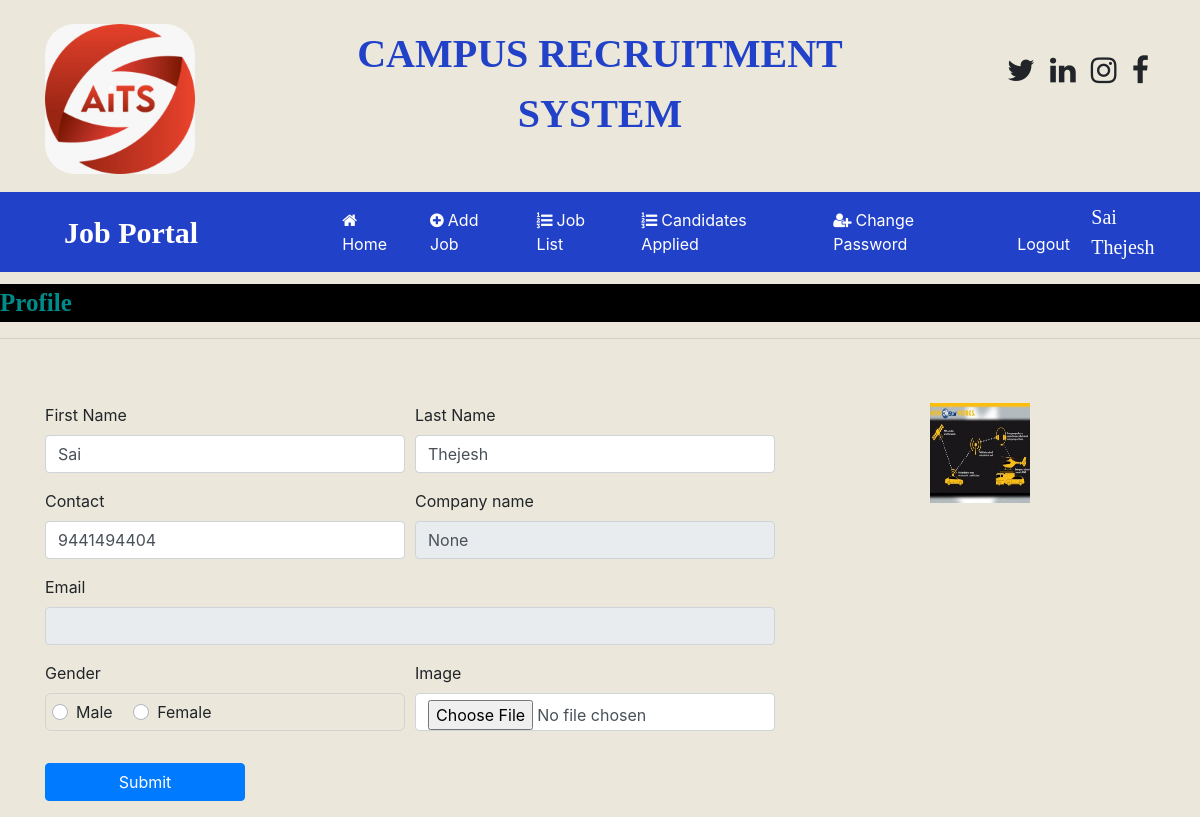
/recruiter_home/ (signed in), run on the app's committed database.
### OnlinejobportalApp/models.py (models this page shows, shortened)
class Recruiter(models.Model):
	user =models.ForeignKey(User,on_delete=models.CASCADE)
	mobile = models.CharField(max_length=10,null=True)
	image= models.FileField(null=True)
	gender=models.CharField(max_length=10,null=True)
	company = models.CharField(max_length=100,null=True)
	type = models.CharField(max_length=10,null=True)
	status = models.CharField(max_length=20,null=True)

### OnlinejobportalApp/views.py (the view, shortened to what this page needs)
# urls.py: path('recruiter_home/',views.recruiter_home,name='recruiter_home'),
def recruiter_home(request):
    if not request.user.is_authenticated:
        return redirect('recruiter_login')
    user = request.user
    recruiter = Recruiter.objects.get(user=user)
    error=""
    d={'recruiter':recruiter,'error':error}
    return render(request,'html/recruiter_home.html',d)

### OnlinejobportalApp/templates/html/recruiter_home.html (shortened to what this page needs)
{% load static %}
{% block body %}
{% include 'html/recruiter_navigation.html' %}
<marquee style="font-family: 'Algerian'; font-size: 25px; color: darkcyan; background-color: black;font-weight: bold;margin-top: 1%">
	Profile
</marquee>
<hr>
<div class="container">
	<div class="row">
		<div class="col-sm-8">
<form class="mt-5" onsubmit="return checkpass()" name="signup" method="POST" enctype="multipart/form-data">
	<div class="form-row">
		<div class="form-group col-md-6">
			<label>First Name</label>
			<input type="text" class=" form-control" name="fname" value="{{recruiter.user.first_name}}" required>
		</div>
		<div class="form-group col-md-6">
			<label>Last Name</label>
			<input type="text" class=" form-control" name="lname" value="{{recruiter.user.last_name}}"required>
		</div>
	</div>
	<div class="form-row">
		<div class="form-group col-md-6">
			<label>Contact</label>
			<input type="text" class=" form-control" name="contact" value="{{recruiter.mobile}}">
		</div>
		<div class="form-group col-md-6">
			<label>Company name</label>
			<input type="text" class=" form-control" name="company" value="{{recruiter.company}}" readonly required>
		</div>
	</div>
	<div class="form-row">
		<div class="form-group col-md-12">
			<label>Email</label>
			<input type="text" class=" form-control" name="email"
			value="{{recruiter.user.user}}" readonly required>
		</div>
	</div>
	<div class="form-row">
		<div class="form-group col-md-6">
			<label>Gender</label>
			{% if recruiter.gender == "Male" %}
			<div style="border:1px solid lightgrey ; padding: 6px;border-radius: 6px">
			<div class="custom-control custom-radio custom-control-inline">
				<label class="custom-control-label" for="customRadioInline1" checked>Male</label>
			</div>
			<div class="custom-control custom-radio custom-control-inline">
				<label class="custom-control-label" for="customRadioInline2">Female</label>
			</div>
		</div>
		{% endif %}
	</div>
		<div class="form-group col-md-6">
			<label>Image</label>
			<input type="file" class=" form-control" name="image">
		</div>
	</div>
	<input type="submit" value="Submit" class="btn btn-primary my-3" style="width: 200px">
</form>
</div>
<div class="col-md-4 mt-5 text-center">
	<img src="{{recruiter.image.url}}" width="100px" height="100px">
</div>
	</div>
</div>
{% endblock %}

### OnlinejobportalApp/templates/html/recruiter_navigation.html (shortened to what this page needs)
<!DOCTYPE html>
<html>
<head>
	{% load static %}
  <link rel="stylesheet" href="https://maxcdn.bootstrapcdn.com/bootstrap/4.5.2/css/bootstrap.min.css">
  <link rel="stylesheet" href="https://cdnjs.cloudflare.com/ajax/libs/font-awesome/4.7.0/css/font-awesome.min.css">
<link rel="stylesheet" href="https://cdnjs.cloudflare.com/ajax/libs/font-awesome/4.7.0/css/font-awesome.min.css">
<link rel ="stylesheet" href="https://cdn.datatables.net/1.10.24/css/jquery.dataTables.min.css">
<link rel ="stylesheet" href= "https://cdn.datatables.net/buttons/1.7.0/css/buttons.dataTables.min.css">
</head>
<body>
	<div class="container">
		<div class="row">
			<div class="col-sm-3 mt-4">
				<img class="logoimage"src="{% static 'images/aitslogo.jpeg' %}" style="width:150px; height:100px text-align=center ; border-radius: 30px; ">
			</div>
			<div class="col-sm-6 mt-4 text-center">
				<span style="font-weight: bold ;text-align:center; font-size: 40px; font-family: times">
					<span class="heading">CAMPUS RECRUITMENT SYSTEM</span>
				</span>
			</div>
			<div class="col-sm-3 mt-5" style="padding-left: 10%">
				<span style="font-weight: bold; font-size: 30px">
					<span><i class="fa fa-twitter pl-2"></i></span>
					<span><i class="fa fa-linkedin pl-2"></i></span>
					<span><i class="fa fa-instagram pl-2"></i></span>
					<span><i class="fa fa-facebook pl-2"></i></span>
				</span>
			</div>
		</div>
	</div>
<nav class="navbar navbar-expand-sm" style="background-color: #2241c9">
	<a class="navbar-brand text-white pl-5 font-weight-bold" style="font-family: 'Algerian'; font-size: 30px ">Job Portal</a>
	<ul class="navbar-nav">
		<li class="nav-item">
			<a class="nav-link" href=" {%url 'recruiter_home'%}" style="margin-left: 120px"><i class="fa fa-home mr-1"></i>Home</a>
		</li>
			<li class="nav-item">
			<a class="nav-link" href=" {%url 'add_job' %}"><i class="fa fa-plus-circle mr-1"></i>Add Job</a>
		</li>
		<li class="nav-item">
			<a class="nav-link" href="{% url 'job_list' %}"><i class="fa fa-list-ol mr-1"></i>Job List</a>
		</li>
		<li class="nav-item">
			<a class="nav-link" href="{% url 'candidate_applied' %}"><i class="fa fa-list-ol mr-1"></i>Candidates Applied</a>
		</li>
		<li class="nav-item">
			<a class="nav-link" href="{% url 'change_passwordrecruiter' %}"><i class="fa fa-user-plus mr-1"></i>Change Password</a>
		</li>
		<li class="nav-item">
			<a class="nav-link" href="{%url 'Logout' %}">Logout</a>
		</li>
	</ul>
	<a class="currentusername" class="navbar-brand text-white pl-5 font-weight-bold" style="font-family: 'Algerian'; font-size: 20px ;color: white;">{{request.user.first_name}} {{request.user.last_name}}</a>
</nav>
</body>
</html>

### OnlinejobportalApp/templates/html/recruiter_navigation.html (style rules this page uses)
.nav-link { color:white !important; margin-right: 10px; }
body { background-color: #EBE8DB; }
.heading { color:#2241c9 ; }
.logoimage { margin-bottom: 18px; }

### data on the page
Recruiter: fname "Sai", lname "Thejesh", contact "9441494404", company "None", image (picture)

### other printed values
{{ request.user.first_name }} "Sai"
{{ request.user.last_name }} "Thejesh"
